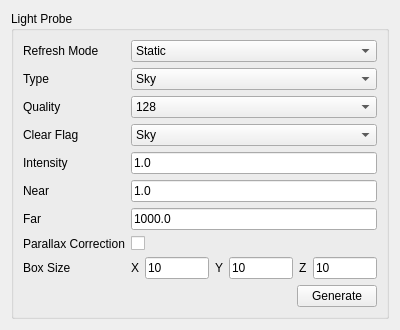
<?xml version="1.0" encoding="UTF-8"?>
<ui version="4.0">
 <class>InspectorLightProbe</class>
 <widget class="QWidget" name="InspectorLightProbe">
  <property name="geometry">
   <rect>
    <x>0</x>
    <y>0</y>
    <width>400</width>
    <height>313</height>
   </rect>
  </property>
  <property name="windowTitle">
   <string>Form</string>
  </property>
  <layout class="QVBoxLayout" name="verticalLayout">
   <item>
    <widget class="QGroupBox" name="groupBox">
     <property name="title">
      <string>Light Probe</string>
     </property>
     <layout class="QVBoxLayout" name="verticalLayout_2">
      <item>
       <layout class="QGridLayout" name="gridLayout">
        <item row="4" column="0">
         <widget class="QLabel" name="label_4">
          <property name="text">
           <string>Intensity</string>
          </property>
         </widget>
        </item>
        <item row="0" column="0">
         <widget class="QLabel" name="label">
          <property name="text">
           <string>Refresh Mode</string>
          </property>
         </widget>
        </item>
        <item row="2" column="0">
         <widget class="QLabel" name="label_3">
          <property name="text">
           <string>Quality</string>
          </property>
         </widget>
        </item>
        <item row="6" column="0">
         <widget class="QLabel" name="label_6">
          <property name="text">
           <string>Far</string>
          </property>
         </widget>
        </item>
        <item row="5" column="0">
         <widget class="QLabel" name="label_5">
          <property name="text">
           <string>Near</string>
          </property>
         </widget>
        </item>
        <item row="1" column="0">
         <widget class="QLabel" name="label_2">
          <property name="text">
           <string>Type</string>
          </property>
         </widget>
        </item>
        <item row="4" column="1">
         <widget class="QLineEdit" name="m_pIntensityEdit">
          <property name="text">
           <string>1.0</string>
          </property>
         </widget>
        </item>
        <item row="6" column="1">
         <widget class="QLineEdit" name="m_pFarEdit">
          <property name="text">
           <string>1000.0</string>
          </property>
         </widget>
        </item>
        <item row="2" column="1">
         <widget class="QComboBox" name="m_pQualityCB">
          <item>
           <property name="text">
            <string>128</string>
           </property>
          </item>
          <item>
           <property name="text">
            <string>256</string>
           </property>
          </item>
          <item>
           <property name="text">
            <string>512</string>
           </property>
          </item>
          <item>
           <property name="text">
            <string>1024</string>
           </property>
          </item>
          <item>
           <property name="text">
            <string>2048</string>
           </property>
          </item>
         </widget>
        </item>
        <item row="1" column="1">
         <widget class="QComboBox" name="m_pTypeCB">
          <item>
           <property name="text">
            <string>Sky</string>
           </property>
          </item>
          <item>
           <property name="text">
            <string>Local</string>
           </property>
          </item>
          <item>
           <property name="text">
            <string>Custom</string>
           </property>
          </item>
         </widget>
        </item>
        <item row="0" column="1">
         <widget class="QComboBox" name="m_pRefreshModeCB">
          <item>
           <property name="text">
            <string>Static</string>
           </property>
          </item>
          <item>
           <property name="text">
            <string>Dynamic</string>
           </property>
          </item>
         </widget>
        </item>
        <item row="8" column="0">
         <widget class="QLabel" name="label_8">
          <property name="text">
           <string>Box Size</string>
          </property>
         </widget>
        </item>
        <item row="5" column="1">
         <widget class="QLineEdit" name="m_pNearEdit">
          <property name="text">
           <string>1.0</string>
          </property>
         </widget>
        </item>
        <item row="7" column="0">
         <widget class="QLabel" name="label_7">
          <property name="text">
           <string>Parallax Correction</string>
          </property>
         </widget>
        </item>
        <item row="7" column="1">
         <widget class="QCheckBox" name="m_pParallaxCorrectionCB">
          <property name="text">
           <string/>
          </property>
         </widget>
        </item>
        <item row="8" column="1">
         <layout class="QHBoxLayout" name="horizontalLayout_2">
          <item>
           <widget class="QLabel" name="label_9">
            <property name="text">
             <string>X</string>
            </property>
           </widget>
          </item>
          <item>
           <widget class="QLineEdit" name="m_pBoxSizeXEdit">
            <property name="text">
             <string>10</string>
            </property>
           </widget>
          </item>
          <item>
           <widget class="QLabel" name="label_10">
            <property name="text">
             <string>Y</string>
            </property>
           </widget>
          </item>
          <item>
           <widget class="QLineEdit" name="m_pBoxSizeYEdit">
            <property name="text">
             <string>10</string>
            </property>
           </widget>
          </item>
          <item>
           <widget class="QLabel" name="label_11">
            <property name="text">
             <string>Z</string>
            </property>
           </widget>
          </item>
          <item>
           <widget class="QLineEdit" name="m_pBoxSizeZEdit">
            <property name="text">
             <string>10</string>
            </property>
           </widget>
          </item>
         </layout>
        </item>
        <item row="3" column="0">
         <widget class="QLabel" name="label_12">
          <property name="text">
           <string>Clear Flag</string>
          </property>
         </widget>
        </item>
        <item row="3" column="1">
         <widget class="QComboBox" name="m_pClearFlagCB">
          <item>
           <property name="text">
            <string>Sky</string>
           </property>
          </item>
          <item>
           <property name="text">
            <string>Black</string>
           </property>
          </item>
         </widget>
        </item>
       </layout>
      </item>
      <item>
       <layout class="QHBoxLayout" name="horizontalLayout">
        <item>
         <spacer name="horizontalSpacer">
          <property name="orientation">
           <enum>Qt::Horizontal</enum>
          </property>
          <property name="sizeHint" stdset="0">
           <size>
            <width>40</width>
            <height>20</height>
           </size>
          </property>
         </spacer>
        </item>
        <item>
         <widget class="QPushButton" name="m_pGenerateButton">
          <property name="text">
           <string>Generate</string>
          </property>
         </widget>
        </item>
       </layout>
      </item>
     </layout>
    </widget>
   </item>
   <item>
    <spacer name="verticalSpacer">
     <property name="orientation">
      <enum>Qt::Vertical</enum>
     </property>
     <property name="sizeHint" stdset="0">
      <size>
       <width>20</width>
       <height>40</height>
      </size>
     </property>
    </spacer>
   </item>
  </layout>
 </widget>
 <resources/>
 <connections>
  <connection>
   <sender>m_pGenerateButton</sender>
   <signal>clicked()</signal>
   <receiver>InspectorLightProbe</receiver>
   <slot>valueChanged()</slot>
   <hints>
    <hint type="sourcelabel">
     <x>345</x>
     <y>155</y>
    </hint>
    <hint type="destinationlabel">
     <x>234</x>
     <y>0</y>
    </hint>
   </hints>
  </connection>
 </connections>
 <slots>
  <slot>valueChanged()</slot>
 </slots>
</ui>
